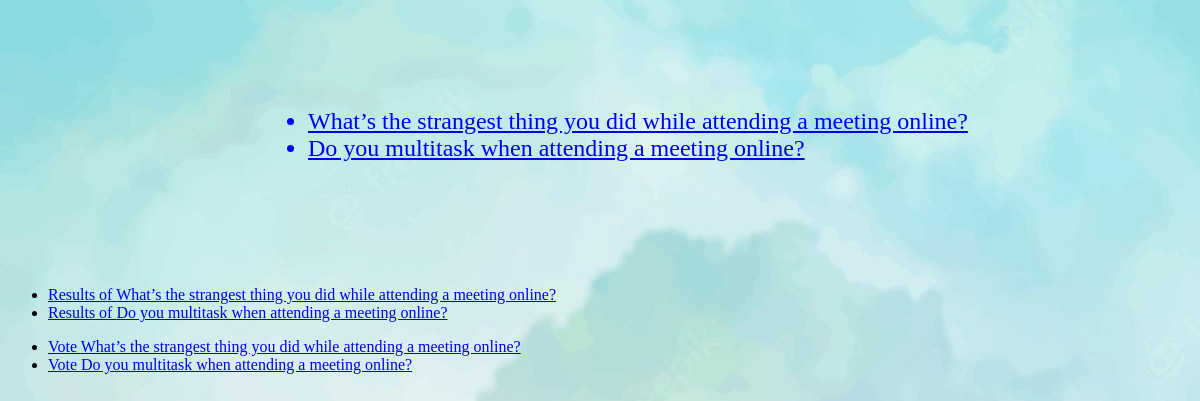
/polls/, run on an earlier commit of the app's database.
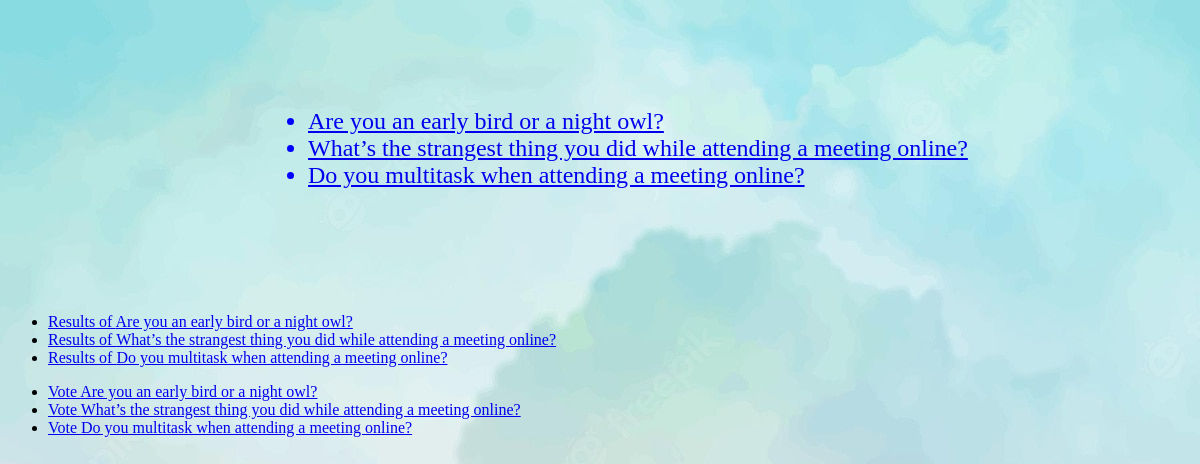
And on a later commit of the database.
### polls/models.py (models this page shows, shortened)
class Question(models.Model):
    question_text = models.CharField(max_length=200)
    pub_date = models.DateTimeField('date published')
    end_date = models.DateTimeField('the ending date for voting.',
                                    default=timezone.now,
                                    blank=True, null=True)

### polls/views.py (the view)
# urls.py: path('', views.IndexView.as_view(), name='index'),
class IndexView(generic.ListView):
    template_name = 'polls/index.html'
    context_object_name = 'latest_question_list'
    def get_queryset(self):
        return Question.objects.filter(pub_date__lte=timezone.now()
                                       ).order_by('-pub_date')[:5]

### polls/templates/polls/index.html (shortened to what this page needs)
{% load static %}
<link rel="stylesheet" href="{% static 'polls/style.css' %}">
{% if latest_question_list %}
    <ul class="question">
    {% for question in latest_question_list %}
        <li ><a href="{% url 'polls:detail' question.id %}">{{ question.question_text }}</a></li>
    {% endfor %}
    </ul>
{% else %}
    <p>No polls are available.</p>
{% endif %}
{% if latest_question_list %}
    <ul class="result">
    {% for question in latest_question_list %}
        <li ><a href="{% url 'polls:results' question.id %}"> Results of {{ question.question_text }}</a></li>
    {% endfor %}
        </ul>
{% else %}
    <p>No polls are available.</p>
{% endif %}
{% if latest_question_list %}
    <ul class="vote">
    {% for question in latest_question_list %}
        <li ><a href="{% url 'polls:vote' question.id %}"> Vote {{ question.question_text }}</a></li>
    {% endfor %}
        </ul>
{% else %}
    <p>No polls are available.</p>
{% endif %}
{% load static %}
<link rel="stylesheet" href="{% static 'polls/style.css' %}">

### polls/static/polls/style.css (style rules this page uses)
.question { color: blue; font-size: 24px; padding: 100px 200px 100px 300px; }

What changed in the data, as far as the page shows it:
added Question: question_text "Are you an early bird or a night owl?"
